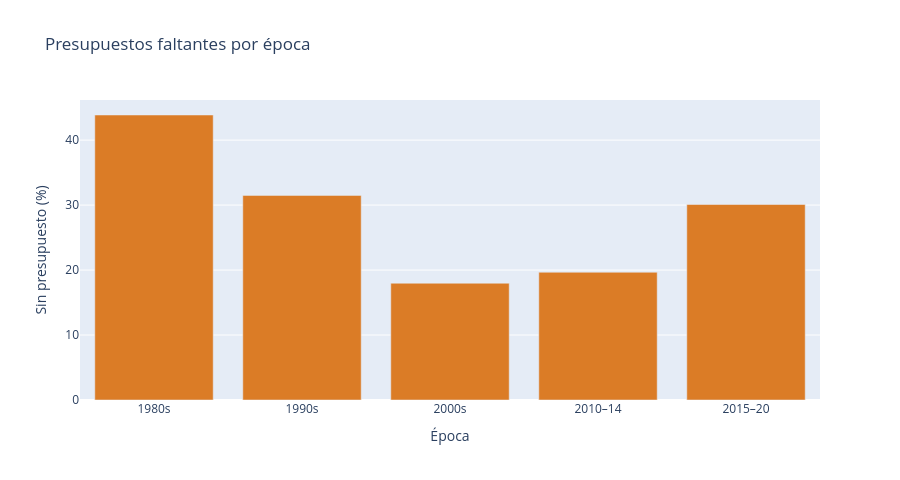

Notebook code cell kept with this figure:
### Markdown cell above
### Presupuestos faltantes por época: gráfico interactivo

El hover muestra la tasa de faltantes y la cantidad de películas de cada período. [Abrir el gráfico en el navegador](../salidas/09_faltantes_epoca_interactivo.html).

### Code cell
# PLOTLY_OUTPUT
epocas_hover = por_epoca.assign(tasa_pct=100*por_epoca.tasa,
                                epoca_texto=por_epoca.epoca.astype(str))
figura_interactiva = px.bar(
    epocas_hover, x='epoca_texto', y='tasa_pct', custom_data=['n'],
    color_discrete_sequence=['#db7c26'],
    labels={'epoca_texto':'Época','tasa_pct':'Sin presupuesto (%)'},
    title='Presupuestos faltantes por época')
figura_interactiva.update_traces(hovertemplate=(
    '<b>%{x}</b><br>Sin presupuesto: %{y:.1f}%'
    '<br>Películas: %{customdata[0]:.0f}<extra></extra>'))
figura_interactiva.update_layout(height=480)
figura_interactiva.write_html(salidas/'09_faltantes_epoca_interactivo.html',
                              include_plotlyjs=True)
display(figura_interactiva)
print('HTML:', salidas/'09_faltantes_epoca_interactivo.html')

### Figure 1 — Plotly figure (JSON) as saved in the notebook; plotly's stock layout.template omitted (floating-point values rounded to 4 significant figures)
{"data": [{"customdata": [[1646], [2004], [2003], [1002], [1027]], "hovertemplate": "<b>%{x}</b><br>Sin presupuesto: %{y:.1f}%<br>Películas: %{customdata[0]:.0f}<extra></extra>", "legendgroup": "", "marker": {"color": "#db7c26", "pattern": {"shape": ""}}, "name": "", "orientation": "v", "showlegend": false, "textposition": "auto", "type": "bar", "x": ["1980s", "1990s", "2000s", "2010–14", "2015–20"], "xaxis": "x", "y": [43.86, 31.49, 17.97, 19.66, 30.09], "yaxis": "y"}], "layout": {"barmode": "relative", "height": 480, "legend": {"tracegroupgap": 0}, "title": {"text": "Presupuestos faltantes por época"}, "xaxis": {"anchor": "y", "domain": [0, 1], "title": {"text": "Época"}}, "yaxis": {"anchor": "x", "domain": [0, 1], "title": {"text": "Sin presupuesto (%)"}}}}
